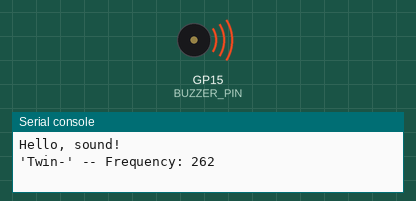
This program was run on a simulated Raspberry Pi Pico running MicroPython. Shown: buzzer (waves = sounding), the last lines printed to the serial console. At 8.0 s the program stops and its outputs stay as they are.

Above: at 0.1 s.
At 7.6 s:
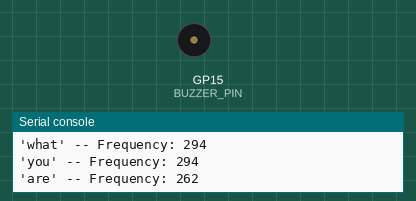
Timing chart, 0 to 9.1 s (numbered marks = the images above):
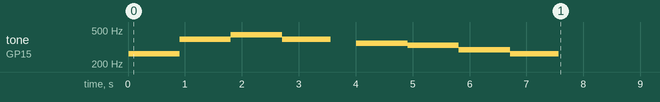

Measured:
- by itself, tone on GP15 (BUZZER_PIN): plays 262 Hz for 0.90 s, 392 Hz for 0.90 s, 440 Hz for 0.90 s, 392 Hz for 0.86 s, 349 Hz for 0.90 s, 330 Hz for 0.90 s … (8 notes in this stretch)

The program:

sound_demo.py
```python
import rp2
import machine
from machine import Pin
import time

from sound_pio import sound

BUZZER_PIN = 15

twinkle_twinkle = [
    # Bar 1
    (262, 400, "Twin-"),  # C
    (262, 400, "-kle"),  # C
    (392, 400, "twin-"),  # G
    (392, 400, "-kle"),  # G
    (440, 400, "lit-"),  # A
    (440, 400, "-tle"),  # A
    (392, 800, "star"),  # G
    (0, 400, ""),  # rest
    # Bar 2
    (349, 400, "How"),  # F
    (349, 400, "I"),  # F
    (330, 400, "won-"),  # E
    (330, 400, "-der"),  # E
    (294, 400, "what"),  # D
    (294, 400, "you"),  # D
    (262, 800, "are"),  # C
    (0, 400, ""),  # rest
]


def demo_sound():
    print("Hello, sound!")
    pio0 = rp2.PIO(0)
    pio0.remove_program()
    state_machine_frequency = machine.freq()
    sound_state_machine = rp2.StateMachine(0, sound, set_base=Pin(BUZZER_PIN))

    try:
        sound_state_machine.active(1)
        for frequency, ms, lyrics in twinkle_twinkle:
            if frequency > 0:
                half_period = int(state_machine_frequency / frequency / 2)
                print(f"'{lyrics}' -- Frequency: {frequency}")
                # Send the half period to the PIO state machine
                sound_state_machine.put(half_period)
                time.sleep_ms(ms)  # Wait as the tone plays
                sound_state_machine.put(0)  # Stop the tone
                time.sleep_ms(50)  # Give a short pause between notes
            else:
                sound_state_machine.put(0)  # Play a silent rest
                time.sleep_ms(ms + 50)  # Wait for the rest duration + a short pause
    except KeyboardInterrupt:
        print("Sound demo stopped.")
    finally:
        sound_state_machine.active(0)


demo_sound()
```

sound_pio.py
```python
import rp2


@rp2.asm_pio(set_init=rp2.PIO.OUT_LOW)
def sound():
    # Rest until a new tone is received.
    label("resting")
    pull(block)  # Wait for a new delay value, keep it in osr.
    mov(x, osr)  # Copy the delay into X.
    jmp(not_x, "resting")  # If new delay is zero, keep resting.

    # Play the tone until a new delay is received.
    wrap_target()  # Start of the main loop.

    set(pins, 1)  # Set the buzzer to high voltage.
    label("high_voltage_loop")
    jmp(x_dec, "high_voltage_loop")  # Delay

    set(pins, 0)  # Set the buzzer to low voltage.
    mov(x, osr)  # Load the half period into X.
    label("low_voltage_loop")
    jmp(x_dec, "low_voltage_loop")  # Delay

    # Read any new delay value. If none, keep the current delay.
    mov(x, osr)  # set X, the default value for "pull(noblock)"
    pull(noblock)  # Read a new delay value or use the default.

    # If the new delay is zero, rest. Otherwise, continue playing the tone.
    mov(x, osr)  # Copy the delay into X.
    jmp(not_x, "resting")  # If X is zero, rest.
    wrap()  # Continue playing the sound.
```
